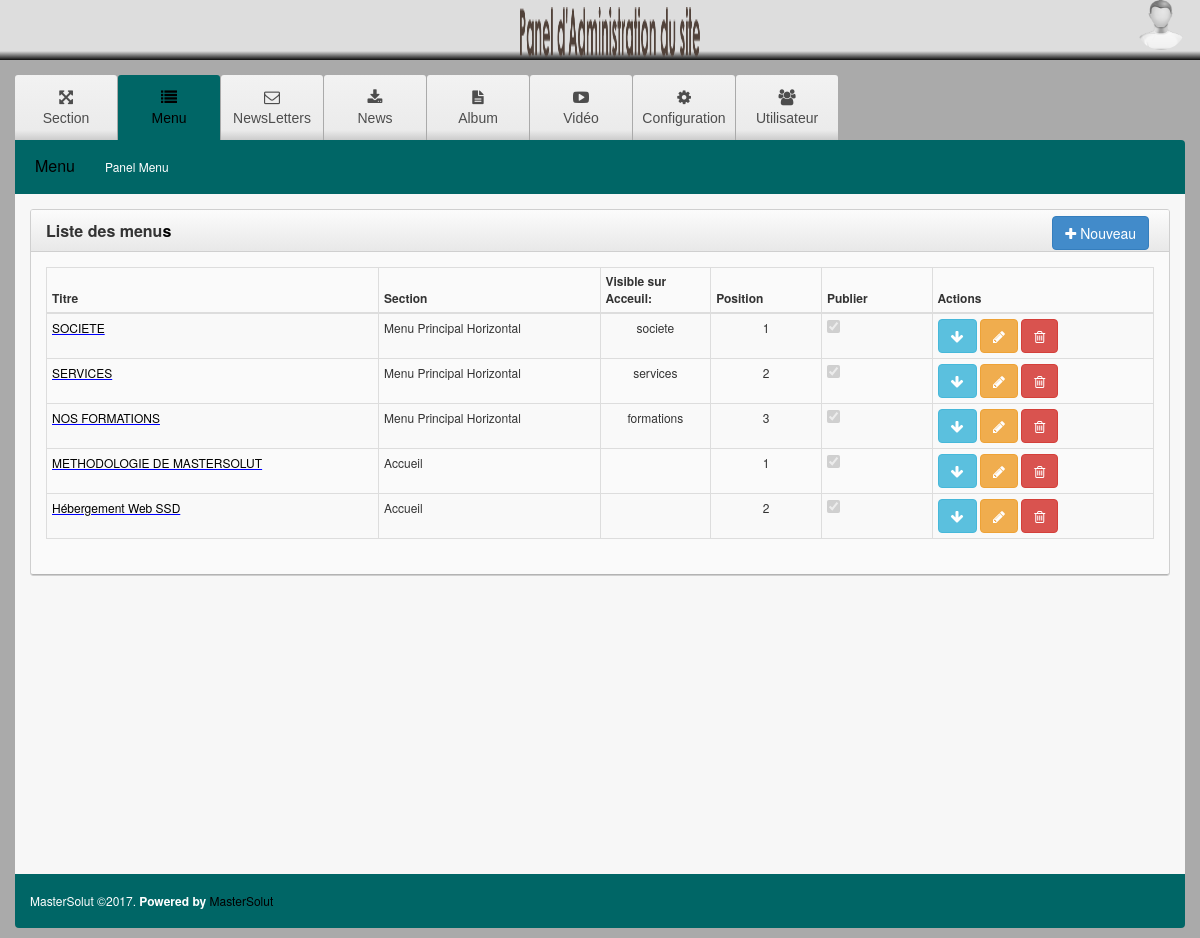
The app's page /ms-admin/index.php?page=2 (signed in) with its own data.
### tables this page shows
CREATE TABLE `gest_page` (
  `id_page` int(11) NOT NULL AUTO_INCREMENT,
  `titre_page` varchar(255) NOT NULL,
  `lib_page` varchar(20) NOT NULL,
  `cat_page` varchar(255) NOT NULL,
  `icone_page` varchar(255) DEFAULT NULL,
  `indice_page` int(11) NOT NULL,
  `visible` varchar(1) NOT NULL DEFAULT 'o',
  PRIMARY KEY (`id_page`)
);

CREATE TABLE `gest_menu` (
  `id_menu` int(11) NOT NULL AUTO_INCREMENT,
  `lib_menu` varchar(255) NOT NULL,
  `lien_menu` varchar(255) NOT NULL,
  `indice_menu` int(11) NOT NULL,
  `visible` varchar(1) NOT NULL DEFAULT 'o',
  `icone_menu` varchar(255) NOT NULL,
  `id_page` int(11) NOT NULL,
  PRIMARY KEY (`id_menu`)
);

CREATE TABLE `menu` (
  `id_menu` int(5) NOT NULL AUTO_INCREMENT,
  `titre_menu` varchar(200) DEFAULT NULL,
  `libelle_menu` text,
  `position_menu` tinyint(2) DEFAULT NULL,
  `fichier_menu` varchar(255) DEFAULT NULL,
  `contenu_menu` longtext,
  `id_section` int(1) NOT NULL,
  `publier_menu` varchar(1) NOT NULL DEFAULT 'o',
  `affiche_acceuil` varchar(25) DEFAULT NULL,
  `visible_menu` varchar(1) DEFAULT 'o',
  PRIMARY KEY (`id_menu`)
);

CREATE TABLE `section` (
  `id_section` tinyint(6) NOT NULL AUTO_INCREMENT,
  `lib_section` varchar(255) NOT NULL,
  `fixed_section` varchar(100) NOT NULL,
  `desc_section` varchar(255) DEFAULT NULL,
  `type_section` varchar(50) NOT NULL,
  `visible_section` varchar(1) NOT NULL DEFAULT 'o',
  PRIMARY KEY (`id_section`)
);

### ms-admin/class/database.php (called while the page is built, shortened)
<?php
class Database extends pdo {
    public function __construct(){
        $this->dbtype ='mysql';
        $this->host = 'localhost';
        $this->user = 'root';
        $this->pass = '';
        $this->database = 'mastersolut_db';
        $dns = $this->dbtype.':dbname='.$this->database.";host=".$this->host;
    }
}
?>

### ms-admin/class/class_user.php (called while the page is built, shortened)
<?php
Class User{
    private $dbh;
    public function __construct(){
        $this->dbh = new Database();
    }
    public function this_user($id_user,$publier='o'){
        $tab=$this->dbh->query("select * from user where id_user='$id_user' AND visible_user='$publier'");
        return $tab->fetch();
    }
}
$classuser= new User();
?>

### ms-admin/class/class_gest_page.php (called while the page is built, shortened)
<?php
Class Gest_page{
   private $dbh;
   public function __construct(){
        $this->dbh = new Database();
    }
    public function liste_page_categorie($cat_page,$ligne=0,$trie='',$publier='o'){
        return $this->dbh->query("select * from gest_page where cat_page='$cat_page' AND visible='$publier' $trie $limit");
    }
    public function this_page($id_page,$publier='o'){
        $tab=$this->dbh->query("select * from gest_page where id_page='$id_page' AND visible='$publier'");
        return $tab->fetch();
    }
   public function liste_menu_par_page($id_page,$ligne=0,$trie='',$publier='o'){
        if($ligne) $limit="limit 0,$ligne";
        return $this->dbh->query("select * from gest_menu where id_page='$id_page' AND gest_menu.visible='$publier' $trie $limit");
    }
}
$classpage_menu= new Gest_page();
?>

### ms-admin/class/class_menu.php (called while the page is built, shortened)
<?php
Class Menu{
   private $dbh;
   public function __construct(){
        $this->dbh = new Database();
   }
   public function liste_menu($ligne=0,$trie='',$visible='o'){
        return $this->dbh->query("select * from menu where visible_menu='$visible' $trie $limit");
   }
}
$classmenu= new Menu();
?>

### ms-admin/class/class_section.php (called while the page is built, shortened)
<?php
Class Section{
   private $dbh;
   public function __construct(){
        $this->dbh = new Database();
   }
    public function this_section($id_section,$visible='o'){
        $tab=$this->dbh->query("select * from section where id_section='$id_section' AND visible_section='$visible'");
        return $tab->fetch();
    }
}
$classsection= new Section();
?>

### ms-admin/menu_liste.php (the view, shortened to what this page needs)
<div class="row">
  <div class="col-lg-12 col-md-12">
    <div class="widget">
      <div class="widget-header">
        <div class="title">
          Liste des menu<a id="dynamic-tables">s</a>
        </div>
        <span class="tools">
            <a href="javascript:openwindows('menu_form.php',1800,1400,false)" class="btn btn-primary">
                  <span class="fa fa-plus"></span>
                    Nouveau
            </a>
        </span>
      </div>
      <div class="widget-body">
        <div id="dt_example" class="example_alt_pagination">
          <table class="table table-condensed table-striped table-hover table-bordered pull-left" id="data-table">
            <thead>
              <tr>
                <th style="width:30%">
                  Titre
                </th>
                <th style="width:20%">
                  Section
                </th>
                <th style="width:10%">
                  Visible sur Acceuil:
                </th>
                <th style="width:10%" style="text-align: center;" class="hidden-phone">
                  Position
                </th>
                <th style="width:10%" class="hidden-phone">
                  Publier
                </th>
                <th style="width:20%" class="hidden-phone">
                  Actions
                </th>
              </tr>
            </thead>
            <tbody>
            <?php
            	$tab_menu=$classmenu->liste_menu(0,"ORDER BY id_section,position_menu ASC");
                foreach($tab_menu as $menuValue){
                    $idMenu=$menuValue["id_menu"];
                    $titreMenu=stripslashes($menuValue["titre_menu"]);
                    $positionMenu=$menuValue["position_menu"];
                    $publierMenu=$menuValue["publier_menu"];
                    $visibleAcceuil=$menuValue["affiche_acceuil"];
                    $this_section=$classsection->this_section($menuValue["id_section"]);
                    $libSection=stripslashes($this_section["lib_section"]);
            ?>
              <tr >
                <td style="color: blue; text-decoration: underline;">
                    <a title="Ajouter des sous menus" href="?page=<?php echo $_GET["page"] ?>&menu_smenu=<?php echo $idMenu ?>">
                         <?php echo $titreMenu; ?>
                    </a>
                </td>
                <td>
                  <?php echo $libSection; ?>
                </td>
                <td style="text-align: center;">
                  <?php echo $visibleAcceuil; ?>
                </td>
                <td class="hidden-phone" style="text-align: center;">
                  <?php echo $positionMenu; ?>
                </td>
                <td class="hidden-phone">
                  <?php
                    $checkbox="";
                    if($publierMenu=="o"){
                        $checkbox= "checked='checkbox'";
                    }
                  ?>
                  <input type="checkbox" disabled="disabled" class="no-margin" <?php echo $checkbox ?>  />
                </td>
                <td>
                   <a  data-original-title="" title="Ajouter un sous menu" href="?page=<?php echo $_GET["page"] ?>&menu_smenu=<?php echo $idMenu ?>" class="btn btn-info">
                        <i class="fa fa-arrow-down"></i>
                  </a>
                  <a  data-original-title="" title="Modifier" href="javascript:openwindows('menu_form.php?mod=<?php echo $idMenu ?>',1800,1400,false)" class="btn btn-warning">
                        <i class="fa fa-pencil"></i>
                  </a>
                  <a  data-original-title="" title="Supprimer"  href="javascript:if(confirm('Voulez vous effectuer cette op&eacute;ration?')) openwindows('menu_form.php?supp_menu=<?php echo $idMenu ?>',20,40,false)" class="btn btn-danger">
                        <i class="fa fa-trash-o"></i>
                  </a>
                </td>
              </tr>
             <?php
                }
            ?>
            </tbody>
          </table>
          <div class="clearfix">
          </div>
        </div>
      </div>
    </div>
  </div>
</div>

### ms-admin/include_top.php (shortened to what this page needs)
<!DOCTYPE html>
<html>
<head>
    <link href="css/bootstrap.min.css" rel="stylesheet"/>
    <link href="css/new.css" rel="stylesheet"/>
    <link href="fonts/font-awesome.min.css" rel="stylesheet"/>
    <link rel="stylesheet" type="text/css" href="js/jasny.bootstrap/extend/css/jasny-bootstrap.min.css"/>
  </head>
<body>

### ms-admin/header.php (shortened to what this page needs)
<header>
      <div class="pull-center" style=" margin-left: 500px;">
         <a href="index.php" class="logo">
            <img style="width: 100%; height: 50px;" src="img/logo.png" alt="Logo"/>
         </a>
      </div>
      <div class="pull-right">
        <ul id="mini-nav" class="clearfix">
            <?php
                $user=$classuser->this_user($idUser);
                $profil=stripslashes($user["photo_user"]);
                if($profil==""){
                    $profil="profile.png";
                }
            ?>
          <li class="list-box user-profile">
            <a id="drop7" href="#" role="button" class="dropdown-toggle user-avtar" data-toggle="dropdown">
              <img src="<?php echo DOSSIER_UPLOAD.$profil; ?>" style="width: 50px; height: 50px;"/>
            </a>
          </li>
        </ul>
      </div>
    </header>

### ms-admin/index.php (shortened to what this page needs)
<?php
include('config.php');
?>
<?php
    include('include_top.php');
?>
    <?php
        $idUser=$_SESSION['user']['id_user'];
		include('header.php');
	?>
    <div class="dashboard-container">
      <div class="container">
        <?php
			include('menu.php');
		?>
        <?php
            $id_page=$_GET["page"];
			if(!$id_page){
    			include('accueil.php');
			 }else{
                  $this_page=$classpage_menu->this_page($id_page);
                  $titre_page=stripslashes($this_page["titre_page"]);
		?>
        <div class="sub-nav hidden-sm hidden-xs">
            <ul>
                <li><a href="javascript: void(0)" class="heading"><?php echo $titre_page ?> </a></li>
                 <?php
                    $menu_page=$_GET["menu"];
                    if(!$menu_page){
                         $thismenu_selected=$classpage_menu->liste_menu_par_page($id_page,1,"ORDER BY indice_menu ASC");
                         foreach($thismenu_selected as $value){
                            $menu_page=$value["id_menu"];
                         }
                    }
                    $tab_menu=$classpage_menu->liste_menu_par_page($id_page,0,"ORDER BY indice_menu ASC");
    			     foreach($tab_menu as $menu_value){
                        $id_menu=$menu_value["id_menu"];
                        $lib_menu=stripslashes($menu_value["lib_menu"]);
                        $href="?page=".$id_page."&menu=".$id_menu;
    		      ?>
                    <li class="hidden-sm hidden-xs">
                      <a href="<?php echo $href ?>" title="<?php echo $lib_menu ?>" class="<?php if($menu_page==$id_menu) echo 'selected' ?>"><?php echo $lib_menu ?></a>
                    </li>
                <?php
    			 }
    		    ?>
          </ul>
        </div>
        <div class="dashboard-wrapper">
        <?php
			include('contenu.php');
		?>
      <?php  } ?>
        </div>
        <footer>
          <h6>MasterSolut &copy;2017.  <b>Powered by </b><a target="_blank" href="http://www.mastersolut.com">MasterSolut</a></h6>
        </footer>
      </div>
    </div>
    <?php
		include('include_foot.php');
	?>

### ms-admin/menu.php (shortened to what this page needs)
  <?php
 $display_current='';
 if($_GET['page']) $display_current=$_GET['page'];
?>
<div id='cssmenu'>
  <ul>
  <?php
      $tab_page=$classpage_menu->liste_page_categorie("cs_admin",0,"ORDER BY indice_page ASC");
      foreach ($tab_page as $page_value) {
          $id_page=$page_value["id_page"];
          $titre_page=stripslashes($page_value["titre_page"]);
          $icone_page=stripslashes($page_value["icone_page"]);
          $href="?page=".$id_page;
  ?>
    <li class="<?php if($display_current==$id_page) echo 'active'?>">
      <a href='<?php echo $href; ?>'>
        <i class="<?php echo $icone_page; ?>"></i>
          <?php echo $titre_page; ?>
      </a>
    </li>
  <?php
      }
  ?>
  </ul>
</div>

### ms-admin/contenu.php (shortened to what this page needs)
<?php
     $id_menu=$_GET["menu"];
     if($id_menu){
        $tab_menu=$classpage_menu->this_menu($id_menu);
        $lien_menu=$tab_menu["lien_menu"];
        if(!$lien_menu) $lien_menu='accueil1.php';
        include($lien_menu);
     }else{
        $thismenu=$classpage_menu->liste_menu_par_page($id_page,1,"ORDER BY indice_menu ASC");
        foreach($thismenu as $value){
            $lien_menu=$value["lien_menu"];
                include($lien_menu);
             }
     }
?>

### ms-admin/menu_smenu.php
<?php
 $idMenu=$_GET["menu_smenu"];
 $idSmenu=$_GET["smenu"];
 if(!$idMenu){
    include('menu_liste.php');
 }else{
    if($idSmenu){
        include('article_liste.php');
    }else{
        include('smenu_liste.php');
    }
 }
?>

### ms-admin/include_foot.php (shortened to what this page needs)
  </body>
</html>

### records on screen
gest_page: titre_page "Section"
gest_page: titre_page "Menu"
gest_page: titre_page "NewsLetters"
gest_page: titre_page "News"
gest_page: titre_page "Album"
gest_page: titre_page "Vidéo"
gest_page: titre_page "Configuration"
gest_page: titre_page "Utilisateur"
gest_menu: lib_menu "Panel Menu"
menu: titre_menu "SOCIETE", id_section.lib_section "Menu Principal Horizontal", affiche_acceuil "societe", position_menu "1"
menu: titre_menu "SERVICES", id_section.lib_section "Menu Principal Horizontal", affiche_acceuil "services", position_menu "2"
menu: titre_menu "NOS FORMATIONS", id_section.lib_section "Menu Principal Horizontal", affiche_acceuil "formations", position_menu "3"
menu: titre_menu "METHODOLOGIE DE MASTERSOLUT", id_section.lib_section "Accueil", position_menu "1"
menu: titre_menu "Hébergement Web SSD", id_section.lib_section "Accueil", position_menu "2"
